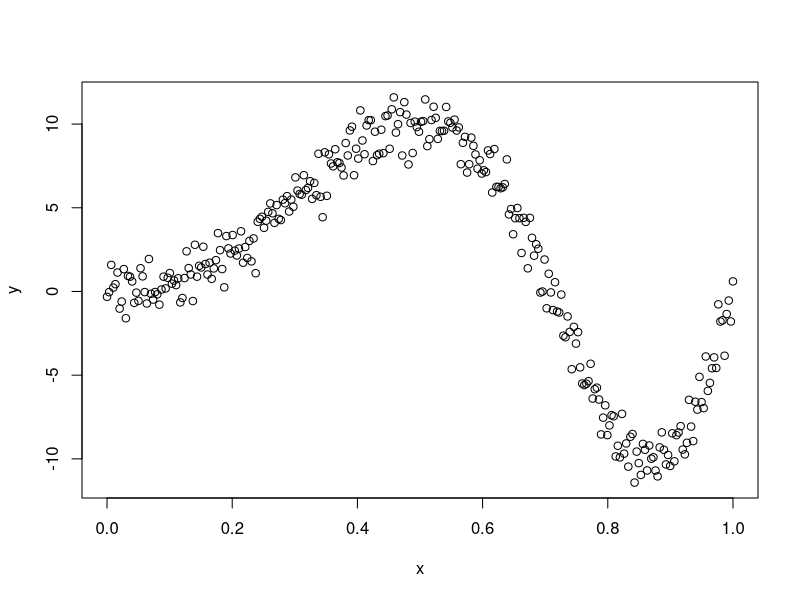
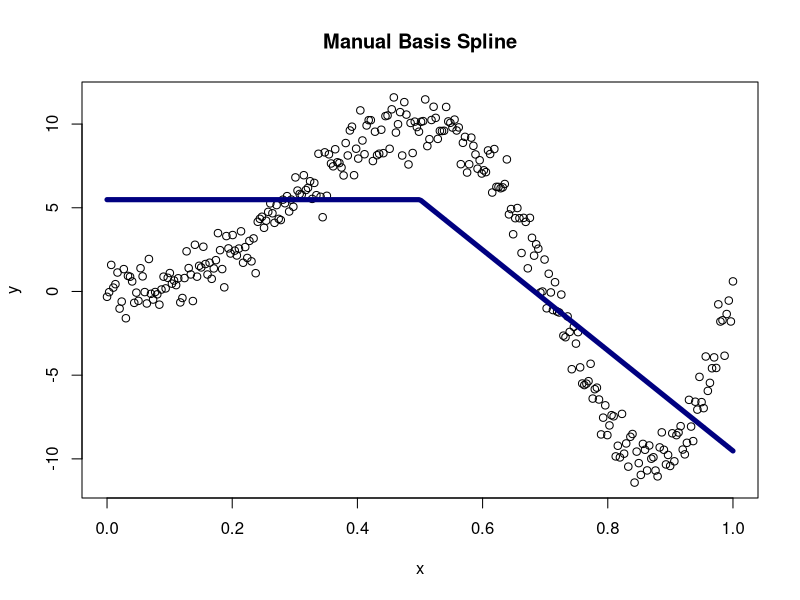
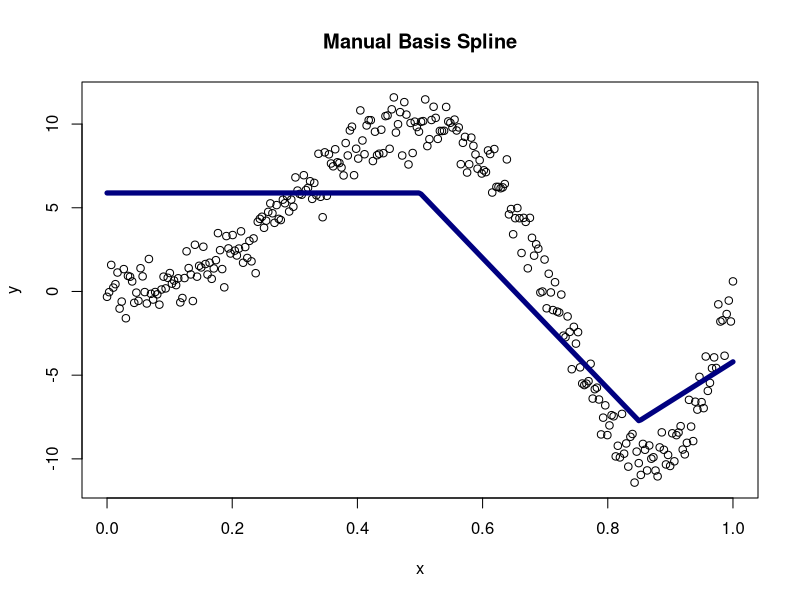
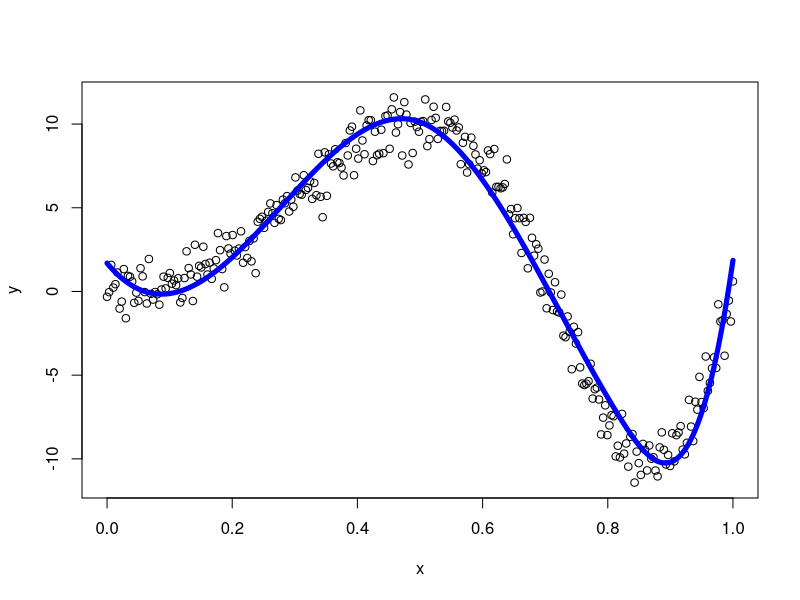
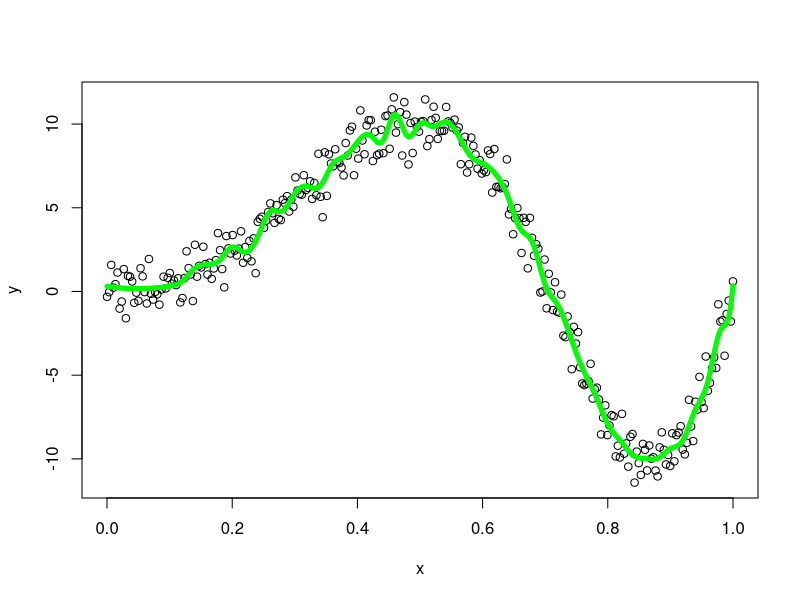
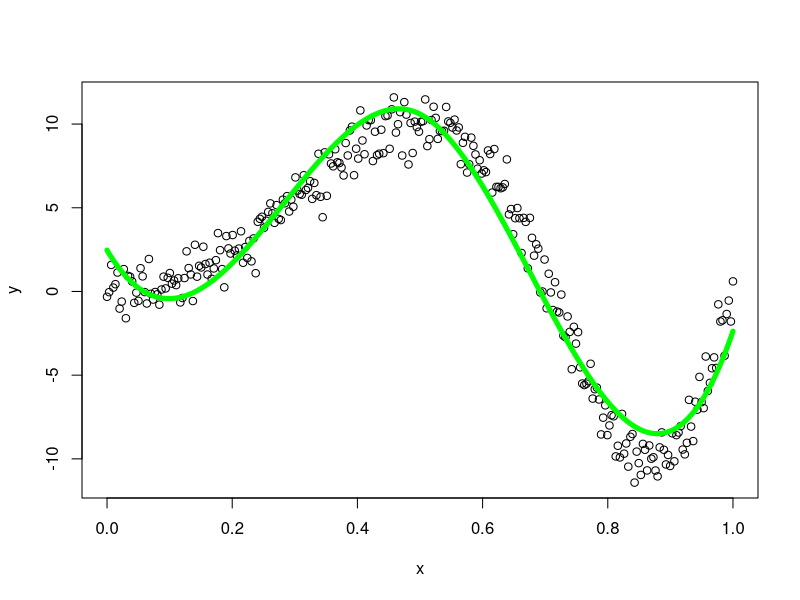
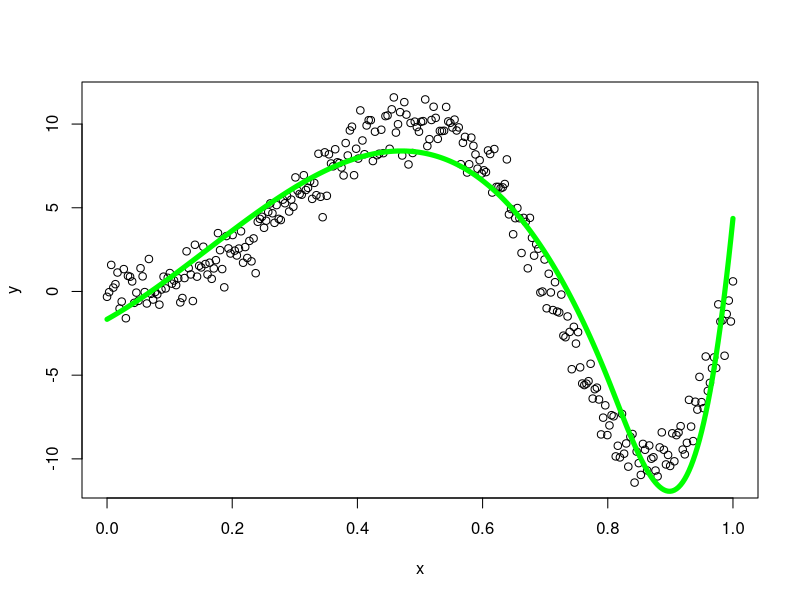
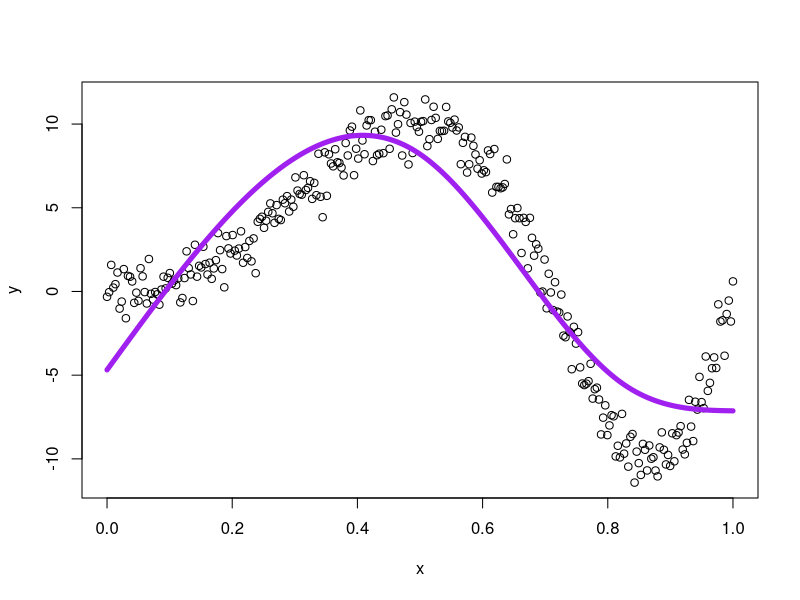

These charts were generated, in order, by the following R code:
## ---- chunk 1
knitr::opts_chunk$set(echo = TRUE)
## ---- chunk 2
n<-300
x<-seq(0,1,length.out=n)
y<-sin(2*pi*x^2)*10+rnorm(n)
plot(x,y)
## ---- chunk 3
t1 <- 0.5 #knot at 0.5
s <- 1
B1 <- rep(NA, length(x))

for(i in 1:length(x)) {
  B1[i] <- max(s * (x[i] - t1), 0)
}
mod <- lm(y ~ B1)
summary(mod)

cf <- mod$coefficients
sq <- x
hs <- (sq - t1)
hs[sq < t1] <- 0
yfit <- cf[1] + cf[2]*hs

plot(x,y, main = "Manual Basis Spline")
lines(x, yfit, type = "l", lwd = 5, col="navy")
## ---- chunk 4
t1 <- 0.5 #knot at 0.5
t2 <- 0.85 #another knot at 0.85
s <- 1
B1 <- rep(NA, length(x))
B2 <- B1

for(i in 1:length(x)) {
  B1[i] <- max(s * (x[i] - t1), 0)
  B2[i] <- max(s * (x[i] - t2), 0)
}
mod <- lm(y ~ B1 + B2)
summary(mod)

cf <- mod$coefficients
sq <- x

hs1 <- (sq - t1)
hs1[sq < t1] <- 0

hs2 <- (sq - t2)
hs2[sq < t2] <- 0

yfit <- cf[1] + cf[2]*hs1 + cf[3]*hs2

plot(x,y, main = "Manual Basis Spline")
lines(x, yfit, type = "l", lwd = 5, col="navy")
## ---- chunk 5
library(splines)
df <- data.frame(y, x)
m1 <- lm(y ~ bs(x, knots = c(0.5, 0.82)), data = df)
pred <- predict(m1)

plot(x,y)
lines(x, pred, lwd = 5, col = "blue")

summary(m1)
## ---- chunk 6
m2 <- lm(y ~ bs(x, knots = seq(0.1,1,by=0.02)), data = df)
pred <- predict(m2)

plot(x,y)
lines(x, pred, lwd = 5, col = "green")
## ---- chunk 7
m2 <- lm(y ~ bs(x, knots = 0.5), data = df)
pred <- predict(m2)

plot(x,y)
lines(x, pred, lwd = 5, col = "green")

summary(m2)
## ---- chunk 8
m2 <- lm(y ~ bs(x, knots = 0.8), data = df)
pred <- predict(m2)

plot(x,y)
lines(x, pred, lwd = 5, col = "green")

summary(m2)
## ---- chunk 9
m3 <- lm(y ~ ns(x, knots = c(0.5, 0.82)), data = df)
pred <- predict(m3)

plot(x,y)
lines(x, pred, lwd = 5, col = "purple")

summary(m1)
